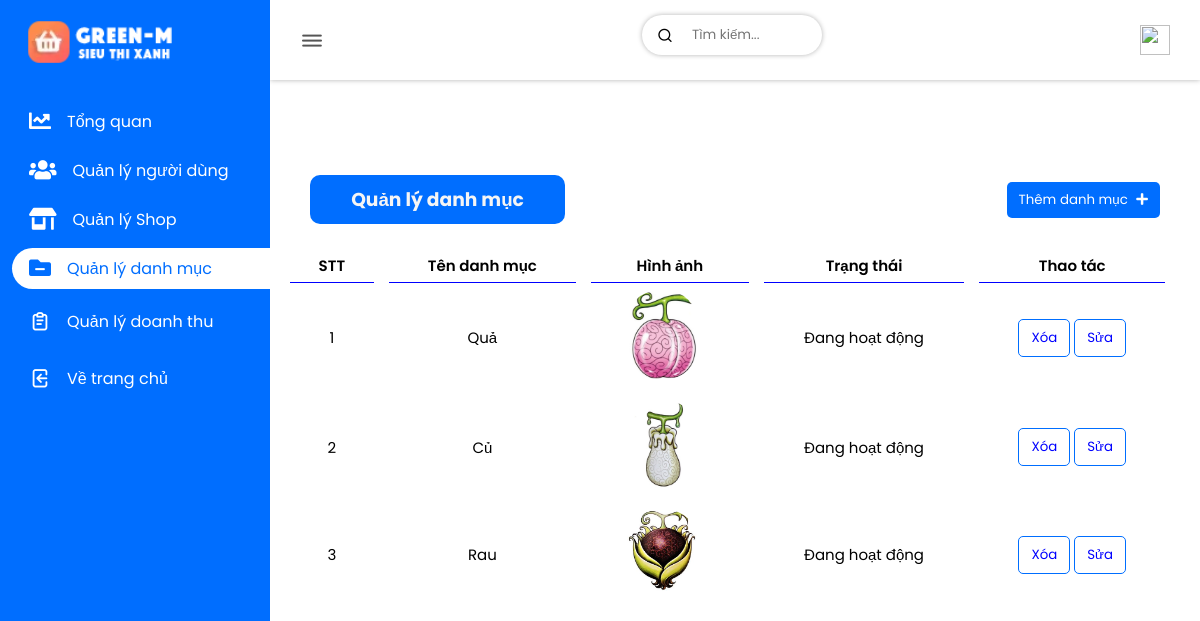
/admin/admin/index.php?act=cate, run on the app's committed database.
### tables this page shows
CREATE TABLE `category` (
  `category_id` int(123) NOT NULL,
  `category_name` varchar(20) NOT NULL,
  `category_img` varchar(100) NOT NULL DEFAULT 'https://upload.wikimedia.org/wikipedia/commons/3/30/%28none%29.png',
  `category_status` varchar(20) NOT NULL,
  `time_reg` timestamp NOT NULL DEFAULT current_timestamp()
);

### admin/admin/model/connect.php (called while the page is built, shortened)
<?php
    class dao_con {
        public static function conn_db() {
            $sqlServer = "mysql:host=localhost; dbname=green_m8683";
            $username = "root";
            $password = "";
            try {
                $conn = new PDO($sqlServer, $username, $password);
                $conn->setAttribute(PDO::ATTR_ERRMODE, PDO::ERRMODE_EXCEPTION);
            } catch(PDOException $e) {
                echo 'Ket noi database that bai do ' . $e->getMessage();
            }
            return $conn;
        }
        public static function conn_show_all($sql) {
            $conn = self::conn_db();
            $sqlBindParam = array_slice(func_get_args(), 1);
            try {
                $stmt = $conn->prepare($sql);
                $stmt->execute($sqlBindParam);
                $ketqua = $stmt->fetchAll();
                return $ketqua;
            } catch (PDOException $e) {
                throw $e;
            } finally {
                unset($conn);
            }
        }
    }
?>

### admin/admin/model/category.php (called while the page is built, shortened)
<?php
    include_once "connect.php";
    class cate_lass extends dao_con {
        public static function show_cate() {
            $sql = "SELECT * FROM category ORDER BY category_id DESC";
            return self::conn_show_all($sql);
        }
    }
?>

### admin/admin/view/cate.php (the view, shortened to what this page needs)
<main>
   <div class="wrapper flex">
      <div class="projects-category">
         <div class="card-header flex flex-tinh2">
            <h3>Quản lý danh mục</h3>
            <button class="add-cate">Thêm danh mục <i class="fas fa-plus"></i></button>
         </div>
         <table>
            <thead>
               <th>
                  <tr>
                     <td>STT</td>
                     <td>Tên danh mục</td>
                     <td>Hình ảnh</td>
                     <td>Trạng thái</td>
                     <td>Thao tác</td>
                  </tr>
               </th>
            </thead>
            <tbody>
               <?php
                  $i = 0;
                  foreach($show as $items) {
                     extract($items);
                     $i++;
                     echo '
                        <tr>
                           <td>'. $i .'</td>
                           <td>'. $category_name .'</td>
                           <td><img src="../../public/'. $category_img .'" alt="" width="70px"></td>
                           <td>
                              '. $category_status .'
                           </td>
                           <td class="kkk">
                                 <button class="del-cate" data-cate-id="'. $category_id .'" data-cate-name="'. $category_name .'">Xóa</button>
                                 <button class="up-cate" data-cate-id="'. $category_id .'" data-cate-name="'. $category_name .'" data-cate-img="'. $category_img .'" data-cate-status="'. $category_status .'">Sửa</button>
                           </td>
                        </tr>
                     ';
                  }
               ?>
            </tbody>
         </table>
      </div>
   </div>
</main>

### admin/admin/view/layout/style.css (style rules this page uses)
:root { --main-color: #006eff; --text-grey: #8390a2; --text-white: #fff; --shadow: 0 0 5px rgba(0, 0, 0, 0.3); }
* { padding: 0; margin: 0; box-sizing: border-box; font-family: 'Poppins', sans-serif; list-style: none; text-decoration: none; }
.flex { display: flex; align-items: center; justify-content: space-between; flex-wrap: wrap; }
.flex-tinh2 h3 { background-color: #006eff; width: 30%; padding: 10px 20px; display: flex; justify-content: center; align-items: center; border-radius: 10px; color: whitesmoke; }
.kkk button { color: blue; background-color: white; border: 1px solid #006eff; }
td img { cursor: pointer; border-radius: 30px; margin-right: 15px; }
main { padding: 30px 20px; }
.wrapper { margin-top: 50px; flex-wrap: wrap; align-items: flex-start; }
.projects-category { flex-basis: 100%; }
.card-header { padding: 15px 20px; }
button { border: none; outline: none; border-radius: 5px; padding: 8px 12px; background-color: var(--main-color); color: var(--text-white); cursor: pointer; }
button i { margin-left: 5px; }
table { width: 100%; height: 100%; padding: 15px 20px; font-size: 15px; border-collapse: collapse; }
thead { border-bottom: .5px solid blue; }
tr, td, th { padding: 8px 20px; text-align: center; }
td { border-right: 15px solid transparent; }
thead :is(tr, td, th) { padding: 5px 20px; font-weight: 600; }
tbody tr td { cursor: pointer; }

### data on the page
category: category_name "Quả", category_img (picture), category_status "Đang hoạt động"
category: category_name "Củ", category_img (picture), category_status "Đang hoạt động"
category: category_name "Rau", category_img (picture), category_status "Đang hoạt động"
